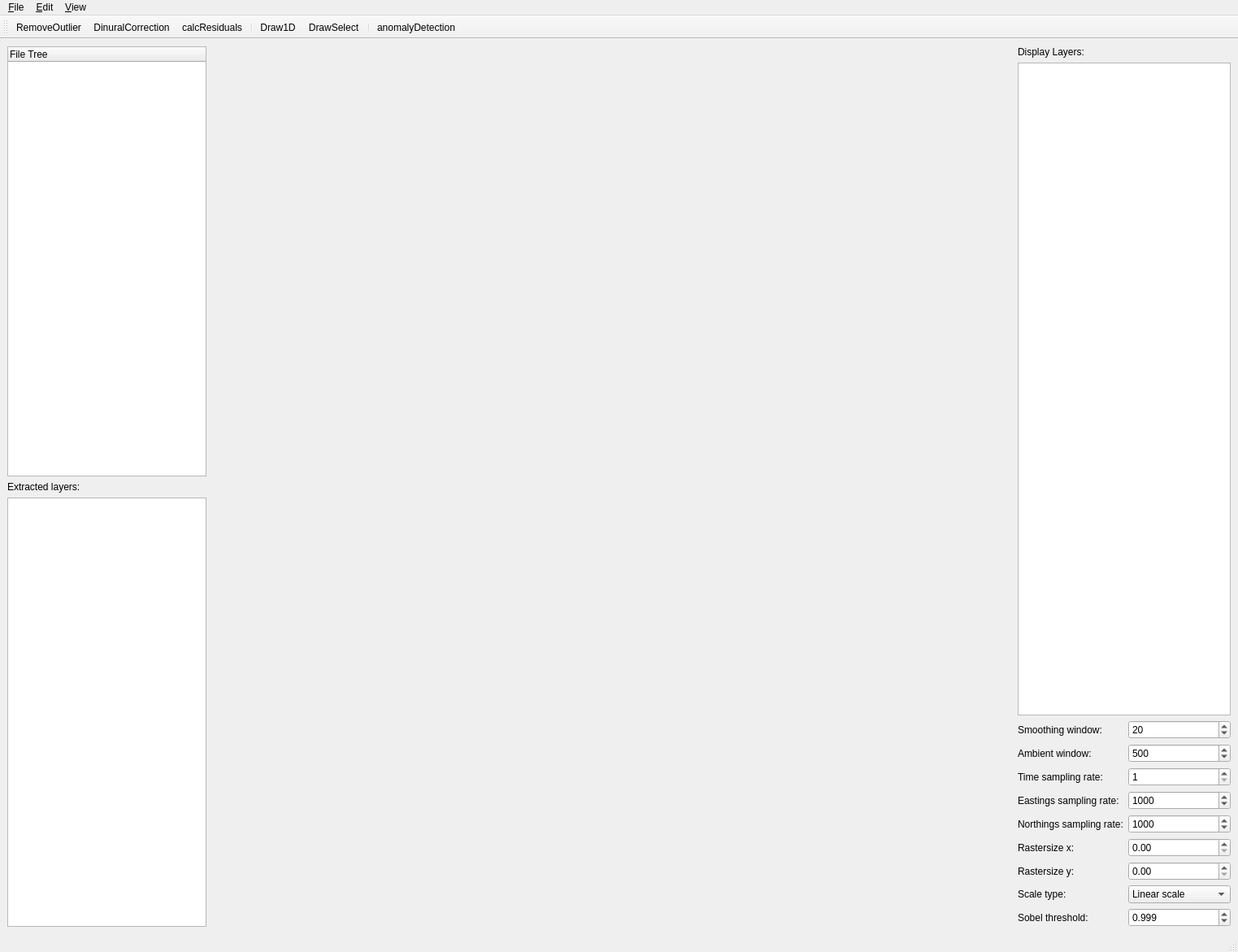
<?xml version="1.0" encoding="UTF-8"?>
<ui version="4.0">
 <class>MainWindow</class>
 <widget class="QMainWindow" name="MainWindow">
  <property name="geometry">
   <rect>
    <x>0</x>
    <y>0</y>
    <width>1523</width>
    <height>1171</height>
   </rect>
  </property>
  <property name="windowTitle">
   <string>Magnetometry</string>
  </property>
  <widget class="QWidget" name="centralwidget">
   <layout class="QGridLayout" name="gridLayout" rowstretch="3,1" columnstretch="1,2,2,1">
    <item row="0" column="3">
     <layout class="QVBoxLayout" name="verticalLayout">
      <item>
       <widget class="QLabel" name="label">
        <property name="text">
         <string>Display Layers:</string>
        </property>
       </widget>
      </item>
      <item>
       <widget class="QListWidget" name="layerWidget"/>
      </item>
      <item>
       <layout class="QFormLayout" name="formLayout">
        <item row="0" column="0">
         <widget class="QLabel" name="label_2">
          <property name="text">
           <string>Smoothing window:</string>
          </property>
         </widget>
        </item>
        <item row="0" column="1">
         <widget class="QSpinBox" name="spinBoxSmoothingWindow">
          <property name="maximum">
           <number>1000000</number>
          </property>
          <property name="value">
           <number>20</number>
          </property>
         </widget>
        </item>
        <item row="1" column="0">
         <widget class="QLabel" name="label_3">
          <property name="text">
           <string>Ambient window:</string>
          </property>
         </widget>
        </item>
        <item row="1" column="1">
         <widget class="QSpinBox" name="spinBoxAmbientWindow">
          <property name="maximum">
           <number>10000000</number>
          </property>
          <property name="value">
           <number>500</number>
          </property>
         </widget>
        </item>
        <item row="2" column="0">
         <widget class="QLabel" name="label_4">
          <property name="text">
           <string>Time sampling rate:</string>
          </property>
         </widget>
        </item>
        <item row="2" column="1">
         <widget class="QSpinBox" name="spinBoxTimeRate">
          <property name="minimum">
           <number>1</number>
          </property>
          <property name="maximum">
           <number>10000000</number>
          </property>
         </widget>
        </item>
        <item row="3" column="0">
         <widget class="QLabel" name="label_6">
          <property name="text">
           <string>Eastings sampling rate:</string>
          </property>
         </widget>
        </item>
        <item row="3" column="1">
         <widget class="QSpinBox" name="spinBoxEastings">
          <property name="maximum">
           <number>1000000</number>
          </property>
          <property name="value">
           <number>1000</number>
          </property>
         </widget>
        </item>
        <item row="4" column="0">
         <widget class="QLabel" name="label_5">
          <property name="text">
           <string>Northings sampling rate:</string>
          </property>
         </widget>
        </item>
        <item row="4" column="1">
         <widget class="QSpinBox" name="spinBoxNorthings">
          <property name="maximum">
           <number>1000000</number>
          </property>
          <property name="value">
           <number>1000</number>
          </property>
         </widget>
        </item>
        <item row="5" column="0">
         <widget class="QLabel" name="label_8">
          <property name="text">
           <string>Rastersize x:</string>
          </property>
         </widget>
        </item>
        <item row="5" column="1">
         <widget class="QDoubleSpinBox" name="doubleSpinBoxRasterX">
          <property name="maximum">
           <double>1000000.000000000000000</double>
          </property>
         </widget>
        </item>
        <item row="6" column="0">
         <widget class="QLabel" name="label_9">
          <property name="text">
           <string>Rastersize y:</string>
          </property>
         </widget>
        </item>
        <item row="6" column="1">
         <widget class="QDoubleSpinBox" name="doubleSpinBoxRasterY">
          <property name="maximum">
           <double>1000000.000000000000000</double>
          </property>
         </widget>
        </item>
        <item row="7" column="0">
         <widget class="QLabel" name="label_7">
          <property name="text">
           <string>Scale type:</string>
          </property>
         </widget>
        </item>
        <item row="7" column="1">
         <widget class="QComboBox" name="comboBox_Scale_type">
          <item>
           <property name="text">
            <string>Linear scale</string>
           </property>
          </item>
          <item>
           <property name="text">
            <string>Logarithmic scale</string>
           </property>
          </item>
         </widget>
        </item>
        <item row="8" column="0">
         <widget class="QLabel" name="label_10">
          <property name="text">
           <string>Sobel threshold:</string>
          </property>
         </widget>
        </item>
        <item row="8" column="1">
         <widget class="QDoubleSpinBox" name="doubleSpinBoxSobel">
          <property name="toolTip">
           <string>Percentile threshold for Sobel gradient magnitude used to detect anomalies.</string>
          </property>
          <property name="decimals">
           <number>3</number>
          </property>
          <property name="maximum">
           <double>1.000000000000000</double>
          </property>
          <property name="singleStep">
           <double>0.000100000000000</double>
          </property>
          <property name="value">
           <double>0.999000000000000</double>
          </property>
         </widget>
        </item>
       </layout>
      </item>
     </layout>
    </item>
    <item row="1" column="2" colspan="2">
     <layout class="QVBoxLayout" name="verticalLayoutTimeSeriesCanvas_2"/>
    </item>
    <item row="0" column="1" colspan="2">
     <layout class="QVBoxLayout" name="verticalLayout2DMappingCanvas"/>
    </item>
    <item row="1" column="0" colspan="2">
     <layout class="QVBoxLayout" name="verticalLayoutTimeSeriesCanvas"/>
    </item>
    <item row="0" column="0">
     <layout class="QVBoxLayout" name="verticalLayout_2">
      <item>
       <widget class="QTreeWidget" name="treeWidget">
        <column>
         <property name="text">
          <string notr="true">File Tree</string>
         </property>
        </column>
       </widget>
      </item>
      <item>
       <widget class="QLabel" name="label_11">
        <property name="text">
         <string>Extracted layers:</string>
        </property>
       </widget>
      </item>
      <item>
       <widget class="QListView" name="listView"/>
      </item>
     </layout>
    </item>
   </layout>
  </widget>
  <widget class="QMenuBar" name="menubar">
   <property name="geometry">
    <rect>
     <x>0</x>
     <y>0</y>
     <width>1523</width>
     <height>24</height>
    </rect>
   </property>
   <widget class="QMenu" name="menuFile">
    <property name="title">
     <string>&amp;File</string>
    </property>
    <widget class="QMenu" name="menuOpen_Survey">
     <property name="title">
      <string>Import Survey</string>
     </property>
     <addaction name="actionFrom_BOB_CSV"/>
     <addaction name="actionFrom_Sealink_Folder"/>
     <addaction name="separator"/>
     <addaction name="actionFrom_SENSYS_CSV"/>
     <addaction name="actionFrom_Custom_CSV"/>
    </widget>
    <widget class="QMenu" name="menuExport_Grid">
     <property name="title">
      <string>Export Grid</string>
     </property>
     <addaction name="actionCSV"/>
     <addaction name="actionGeoTiff"/>
    </widget>
    <addaction name="actionNew_Project"/>
    <addaction name="actionRename_Project"/>
    <addaction name="actionOpen_Project"/>
    <addaction name="actionSave_Project"/>
    <addaction name="separator"/>
    <addaction name="menuOpen_Survey"/>
    <addaction name="actionExport_Survey"/>
    <addaction name="separator"/>
    <addaction name="menuExport_Grid"/>
   </widget>
   <widget class="QMenu" name="menuEdit">
    <property name="title">
     <string>&amp;Edit</string>
    </property>
   </widget>
   <widget class="QMenu" name="menuView">
    <property name="title">
     <string>&amp;View</string>
    </property>
    <addaction name="action_spawn_TimeSeriesWindow"/>
    <addaction name="action_spawn_FFTWindow"/>
   </widget>
   <addaction name="menuFile"/>
   <addaction name="menuEdit"/>
   <addaction name="menuView"/>
  </widget>
  <widget class="QStatusBar" name="statusbar"/>
  <widget class="QToolBar" name="toolBar">
   <property name="windowTitle">
    <string>toolBar</string>
   </property>
   <attribute name="toolBarArea">
    <enum>TopToolBarArea</enum>
   </attribute>
   <attribute name="toolBarBreak">
    <bool>false</bool>
   </attribute>
   <addaction name="actionRemoveOutlier"/>
   <addaction name="actionDinuralCorrection"/>
   <addaction name="actioncalcResiduals"/>
   <addaction name="separator"/>
   <addaction name="actionDraw1D"/>
   <addaction name="actionDrawSelect"/>
   <addaction name="separator"/>
   <addaction name="actionanomalyDetection"/>
  </widget>
  <action name="actionblubb">
   <property name="text">
    <string>blubb</string>
   </property>
  </action>
  <action name="actionDinuralCorrection">
   <property name="icon">
    <iconset resource="icons/resources.qrc">
     <normaloff>:/icons/magnetic-icon.png</normaloff>:/icons/magnetic-icon.png</iconset>
   </property>
   <property name="text">
    <string>DinuralCorrection</string>
   </property>
   <property name="toolTip">
    <string>Diurnal correction</string>
   </property>
  </action>
  <action name="actionSmoothSurvey">
   <property name="icon">
    <iconset resource="icons/resources.qrc">
     <normaloff>:/icons/improvement-performance-icon.png</normaloff>:/icons/improvement-performance-icon.png</iconset>
   </property>
   <property name="text">
    <string>SmoothSurvey</string>
   </property>
  </action>
  <action name="actioncalcResiduals">
   <property name="icon">
    <iconset resource="icons/resources.qrc">
     <normaloff>:/icons/calculator-icon.png</normaloff>:/icons/calculator-icon.png</iconset>
   </property>
   <property name="text">
    <string>calcResiduals</string>
   </property>
   <property name="toolTip">
    <string>Calculate residuals based on ambient field</string>
   </property>
  </action>
  <action name="actionSomething_Else">
   <property name="text">
    <string>Something Else</string>
   </property>
  </action>
  <action name="actionNew_Project">
   <property name="text">
    <string>New Project</string>
   </property>
  </action>
  <action name="actionSave_Project">
   <property name="text">
    <string>Save Project</string>
   </property>
  </action>
  <action name="actionOpen_Project">
   <property name="text">
    <string>Open Project</string>
   </property>
  </action>
  <action name="actionFrom_BOB_CSV">
   <property name="text">
    <string>From BOB CSV</string>
   </property>
  </action>
  <action name="actionFrom_Sealink_Folder">
   <property name="text">
    <string>From Sealink Folder</string>
   </property>
  </action>
  <action name="actionFrom_Custom_CSV">
   <property name="text">
    <string>From Custom CSV</string>
   </property>
  </action>
  <action name="actionDrawSelect">
   <property name="icon">
    <iconset resource="icons/resources.qrc">
     <normaloff>:/icons/drawingIcon.png</normaloff>:/icons/drawingIcon.png</iconset>
   </property>
   <property name="text">
    <string>DrawSelect</string>
   </property>
  </action>
  <action name="actionRemoveOutlier">
   <property name="icon">
    <iconset resource="icons/resources.qrc">
     <normaloff>:/icons/eraser-icon.png</normaloff>:/icons/eraser-icon.png</iconset>
   </property>
   <property name="text">
    <string>RemoveOutlier</string>
   </property>
  </action>
  <action name="actionCSV">
   <property name="text">
    <string>CSV</string>
   </property>
  </action>
  <action name="actionGeoTiff">
   <property name="text">
    <string>GeoTiff</string>
   </property>
  </action>
  <action name="action_spawn_FFTWindow">
   <property name="checkable">
    <bool>true</bool>
   </property>
   <property name="enabled">
    <bool>true</bool>
   </property>
   <property name="text">
    <string>Downward continuation</string>
   </property>
  </action>
  <action name="actionExport_Survey">
   <property name="text">
    <string>Export Survey</string>
   </property>
  </action>
  <action name="actionanomalyDetection">
   <property name="icon">
    <iconset resource="icons/resources.qrc">
     <normaloff>:/icons/search-icon.png</normaloff>:/icons/search-icon.png</iconset>
   </property>
   <property name="text">
    <string>anomalyDetection</string>
   </property>
  </action>
  <action name="action_spawn_TimeSeriesWindow">
   <property name="checkable">
    <bool>true</bool>
   </property>
   <property name="text">
    <string>Timeseries representation</string>
   </property>
  </action>
  <action name="actionDraw1D">
   <property name="icon">
    <iconset resource="icons/resources.qrc">
     <normaloff>:/icons/area-chart-icon.png</normaloff>:/icons/area-chart-icon.png</iconset>
   </property>
   <property name="text">
    <string>Draw1D</string>
   </property>
   <property name="toolTip">
    <string>Draw a timeseries representation of selected surveys</string>
   </property>
  </action>
  <action name="actionRename_Project">
   <property name="text">
    <string>Rename Project</string>
   </property>
  </action>
  <action name="actionFrom_SENSYS_CSV">
   <property name="text">
    <string>From SENSYS CSV</string>
   </property>
  </action>
 </widget>
 <resources>
  <include location="icons/resources.qrc"/>
 </resources>
 <connections/>
</ui>
